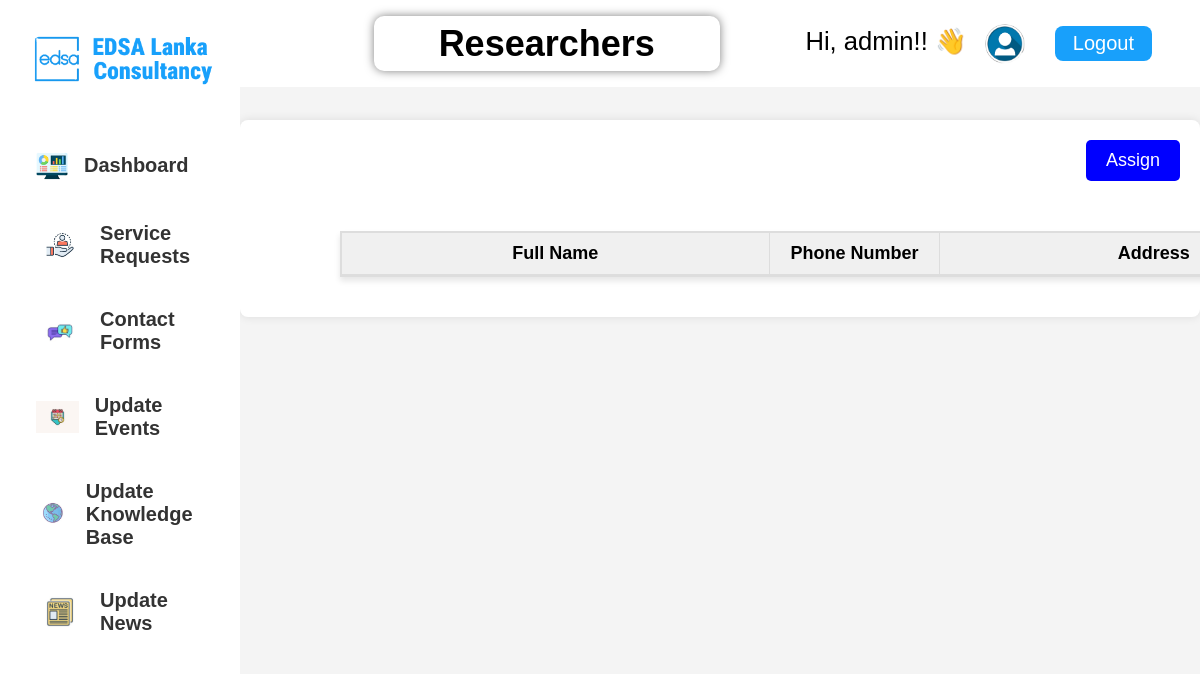
Page /companyworkers/servicerequest/reaserch.php (signed in) on the earlier database version.
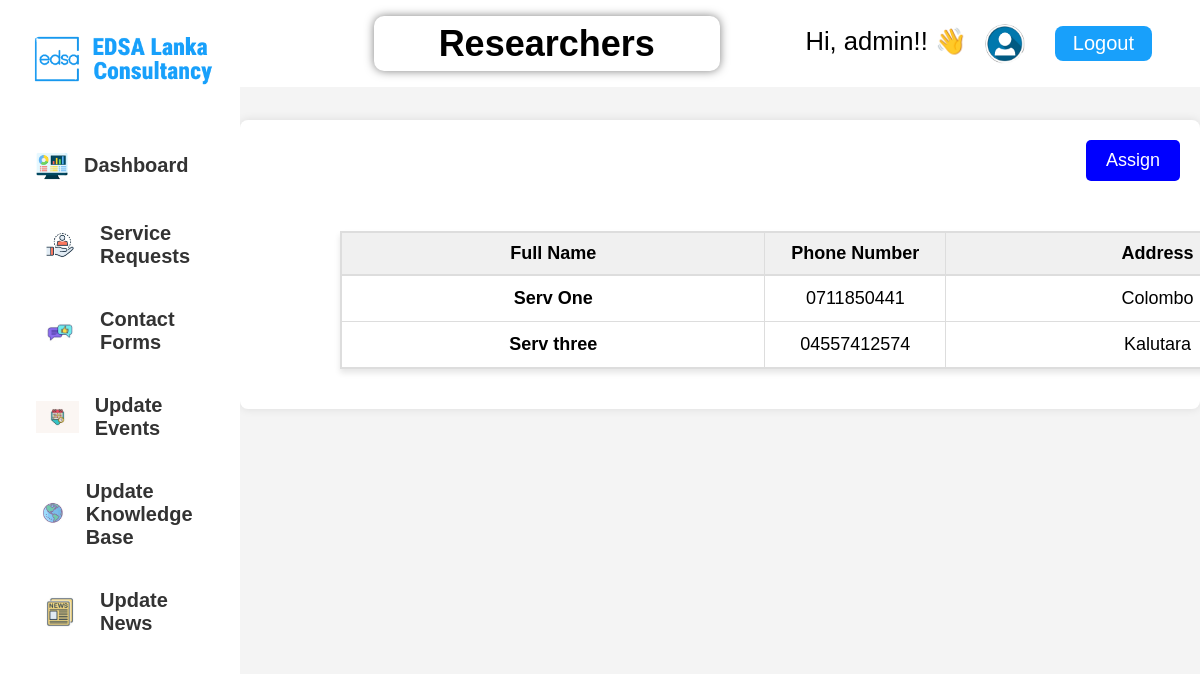
Same page on the later database version.
### tables this page shows
CREATE TABLE `serviceproviders` (
  `provider_id` int(11) NOT NULL,
  `username` varchar(255) NOT NULL,
  `password` varchar(255) NOT NULL,
  `email` varchar(255) NOT NULL,
  `full_name` varchar(255) DEFAULT NULL,
  `phone` varchar(20) DEFAULT NULL,
  `address` text DEFAULT NULL,
  `field` varchar(255) NOT NULL,
  `speciality` varchar(255) DEFAULT NULL,
  `created_at` timestamp NOT NULL DEFAULT current_timestamp()
);

### companyworkers/servicerequest/reaserch.php (the view, shortened to what this page needs)
<?php
  require_once '../../config/config.php';
  $username = $_SESSION['username'];
?>
<!DOCTYPE html>
<html lang="en">
<head>
  <link rel="stylesheet" href="servicerequest.css">
  <link rel="stylesheet" href="../sidebar.css">
</head>
<body>
  <div class="container">
    <div class="sidebar">
      <div class="logo">
        <img src="../images/logo.png" alt="EDSA Lanka Consultancy Logo">
      </div>
      <ul class="menu">
        <li>
        <a href="../dashboard/dashboard.php">
            <button>
              <img src="../images/dashboard.png" alt="Dashboard">
              Dashboard
            </button>
          </a>
        </li>
        <li>
          <a href="../servicerequest.php">
            <button>
              <img src="../images/service.jpg" alt="servicerequest">
              Service Requests
            </button>
          </a>
        </li>
        <li>
          <a href="../contactforums/contactforum.html">
            <button>
              <img src="../images/contact forms.jpg" alt="contactforms">
              Contact Forms
            </button>
          </a>
        </li>
        <li>
          <a href="../updateevents/updateevents.php">
            <button>
              <img src="../images/events.jpg" alt="events">
              Update Events
            </button>
          </a>
        </li>
        <li>
          <a href="../updateknowlgebase/initial.php">
          <button>
            <img src="../images/knowlegdebase.jpg" alt="knowldgedebase">
            Update Knowledge Base
          </button>
          </a>
        </li>
        <li>
          <a href="../updatenews/initial.php">
          <button>
            <img src="../images/news.jpg" alt="News">
            Update News
          </button>
          </a>
        </li>
      </ul>
    </div>
    <div class="main-wrapper">
      <div class="navbar">
      <div class="controls card1">
            <h1>Researchers</h1>
        </div>
        <div class="profile">
          <p>Hi, <?php echo $username ?>!! 👋</p>
          <a href="../SP_Profile/Profile.html">
            <img src="../images/user.png" alt="Profile">
          </a>
        </div>
        <a href="../../Login/Logout.php" class="logout">Logout</a>
      </div>
      <div class="main-container">
      <div style="text-align: right;">
        <input type="submit" value="Assign" name="submit" class="submit-button">
      </div>
      <div class="table-container">
      <table class="table table-hover">
        <thead>
        <tr>
    <th scope="col" style="width: 25%;">Full Name</th>
    <th scope="col" style="width: 10%;">Phone Number</th>
    <th scope="col" style="width: 25%;">Address</th>
</tr>
</thead>
<tbody>
    <?php
    $sql = "SELECT * FROM serviceproviders WHERE speciality = 'Research'";
    $result = mysqli_query($conn, $sql);
    if ($result) {
        while ($row = mysqli_fetch_assoc($result)) {
            $full_name = $row['full_name'];
            $phone = $row['phone'];
            $address = $row['address'];
            $unique_id = uniqid();
            echo '<tr>
                <th scope="row">' . $full_name . '</th>
                <td>' . $phone . '</td>
                <td>' . $address . '</td>
                <td>
                    <label for="' . $unique_id . '" class="checkbox-label">
                        <input type="checkbox" id="' . $unique_id . '" name="action[]" value="' . $full_name . '" class="hidden-checkbox">
                        <span class="custom-checkbox"></span>
                    </label>
                </td>
            </tr>';
        }
    }
    ?>
</tbody>
      </div>
  </div>
  </div>
  </div>
</body>
</html>

Differences in the rows shown:
added serviceproviders: full_name "Serv One", phone "0711850441", address "Colombo"
added serviceproviders: full_name "Serv three", phone "04557412574", address "Kalutara"
